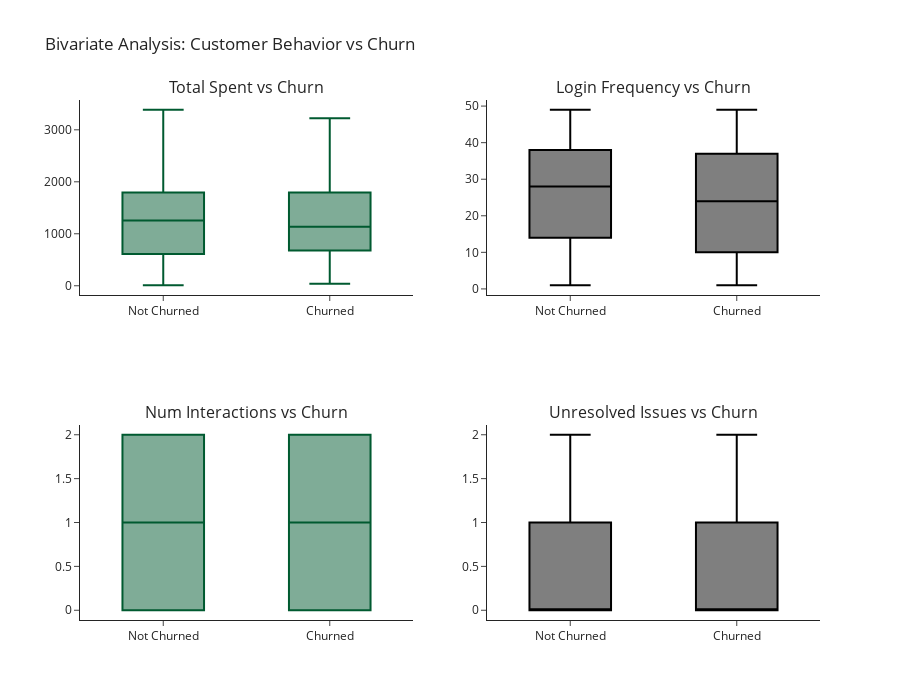

Write notebook code for a chart like this one.
### Code cell
# Lloyds Bank colour scheme
lloyds_colors = ['#005A30', '#000000']

# 2x2 subplot setup
fig = make_subplots(
    rows=2, cols=2,
    subplot_titles=(
        "Total Spent vs Churn",
        "Login Frequency vs Churn",
        "Num Interactions vs Churn",
        "Unresolved Issues vs Churn"
    )
)

# Total Spent vs Churn
fig.add_trace(go.Box(
    y=df['TotalSpent'],
    x=df['Churn'],
    marker_color=lloyds_colors[0],
    name="Total Spent"
), row=1, col=1)

# Login Frequency vs Churn
fig.add_trace(go.Box(
    y=df['LoginFrequency'],
    x=df['Churn'],
    marker_color=lloyds_colors[1],
    name="Login Frequency"
), row=1, col=2)

# Num Interactions vs Churn
fig.add_trace(go.Box(
    y=df['NumInteractions'],
    x=df['Churn'],
    marker_color=lloyds_colors[0],
    name="Interactions"
), row=2, col=1)

# Unresolved Issues vs Churn
fig.add_trace(go.Box(
    y=df['UnresolvedCount'],
    x=df['Churn'],
    marker_color=lloyds_colors[1],
    name="Unresolved"
), row=2, col=2)

# Layout and styling
fig.update_layout(
    title_text="Bivariate Analysis: Customer Behavior vs Churn",
    template="simple_white",
    showlegend=False,
    height=700,
    width=900
)
fig.show()

### Figure 1 — Plotly figure (JSON) as saved in the notebook; plotly's stock layout.template omitted (floating-point values rounded to 4 significant figures; data arrays with more than 128 entries replaced by an {"elided": "..."} marker saying what was removed)
{"data": [{"marker": {"color": "#005A30"}, "name": "Total Spent", "type": "box", "x": {"elided": "1000 str values"}, "xaxis": "x", "y": {"elided": "1000 float values"}, "yaxis": "y"}, {"marker": {"color": "#000000"}, "name": "Login Frequency", "type": "box", "x": {"elided": "1000 str values"}, "xaxis": "x2", "y": {"elided": "1000 int values"}, "yaxis": "y2"}, {"marker": {"color": "#005A30"}, "name": "Interactions", "type": "box", "x": {"elided": "1000 str values"}, "xaxis": "x3", "y": {"elided": "1000 float values"}, "yaxis": "y3"}, {"marker": {"color": "#000000"}, "name": "Unresolved", "type": "box", "x": {"elided": "1000 str values"}, "xaxis": "x4", "y": {"elided": "1000 float values"}, "yaxis": "y4"}], "layout": {"annotations": [{"font": {"size": 16}, "showarrow": false, "text": "Total Spent vs Churn", "x": 0.225, "xanchor": "center", "xref": "paper", "y": 1, "yanchor": "bottom", "yref": "paper"}, {"font": {"size": 16}, "showarrow": false, "text": "Login Frequency vs Churn", "x": 0.775, "xanchor": "center", "xref": "paper", "y": 1, "yanchor": "bottom", "yref": "paper"}, {"font": {"size": 16}, "showarrow": false, "text": "Num Interactions vs Churn", "x": 0.225, "xanchor": "center", "xref": "paper", "y": 0.375, "yanchor": "bottom", "yref": "paper"}, {"font": {"size": 16}, "showarrow": false, "text": "Unresolved Issues vs Churn", "x": 0.775, "xanchor": "center", "xref": "paper", "y": 0.375, "yanchor": "bottom", "yref": "paper"}], "height": 700, "showlegend": false, "title": {"text": "Bivariate Analysis: Customer Behavior vs Churn"}, "width": 900, "xaxis": {"anchor": "y", "domain": [0, 0.45]}, "xaxis2": {"anchor": "y2", "domain": [0.55, 1]}, "xaxis3": {"anchor": "y3", "domain": [0, 0.45]}, "xaxis4": {"anchor": "y4", "domain": [0.55, 1]}, "yaxis": {"anchor": "x", "domain": [0.625, 1]}, "yaxis2": {"anchor": "x2", "domain": [0.625, 1]}, "yaxis3": {"anchor": "x3", "domain": [0, 0.375]}, "yaxis4": {"anchor": "x4", "domain": [0, 0.375]}}}
